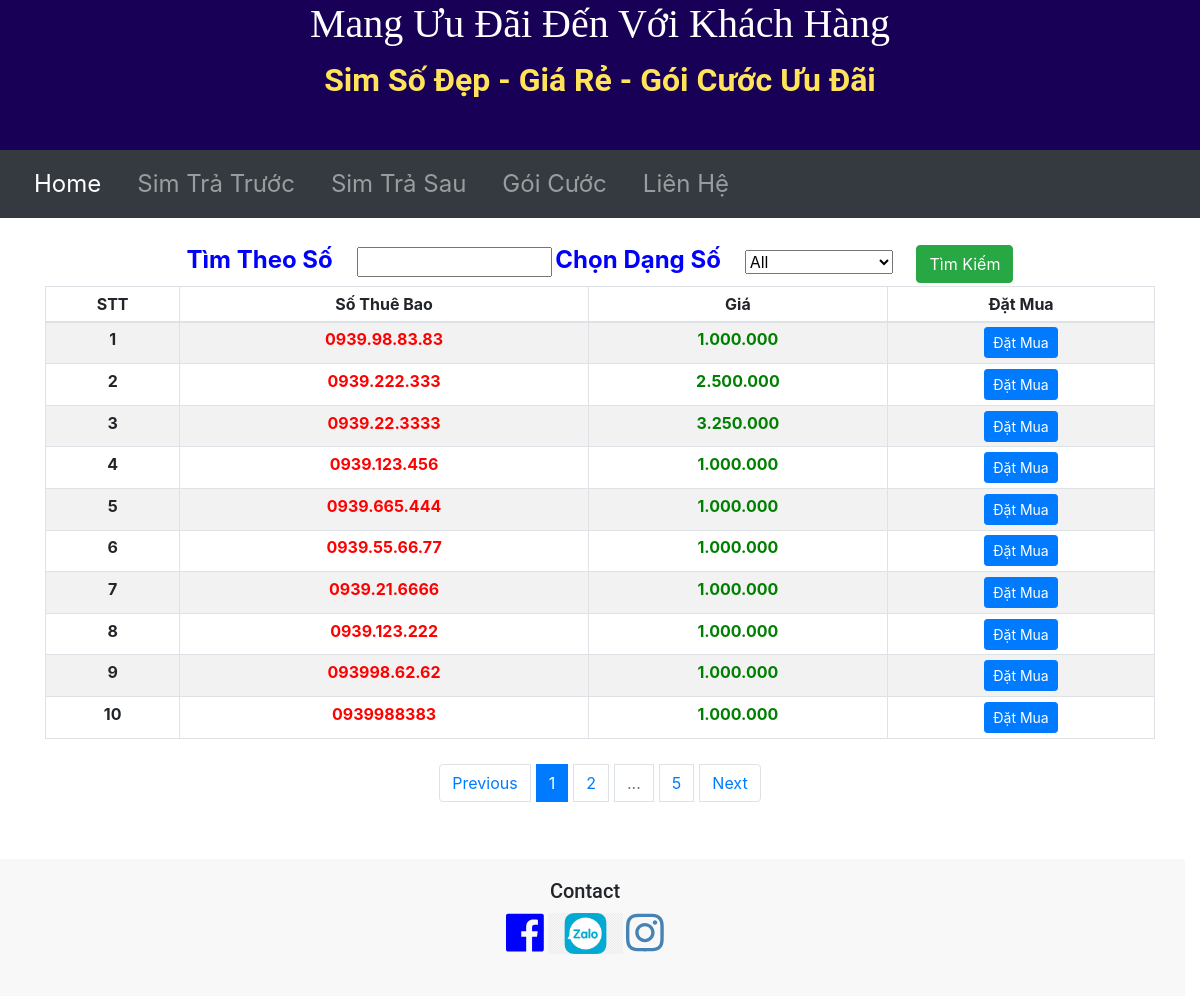
Page /tratruoc on the committed database.
### main.py (models this page shows)
class SimSo(db.Model):
    id = db.Column(db.Integer, primary_key=True)
    sothuebao = db.Column(db.String(250), nullable=False)
    gia = db.Column(db.String(250), nullable=False)
    dangso = db.Column(db.String(250), nullable=False)

### main.py (the view, shortened to what this page needs)
@app.route("/tratruoc", methods=['GET', 'POST'], defaults={"page": 1})
@app.route('/tratruoc/<int:page>',methods=["GET","POST"])
def tratruoc(page):
    page = page
    pages = 10
    all_sim = SimSo.query.paginate(page,pages,error_out=False)
    dangso = request.args.get('dangso')
    socantim = request.args.get('socantim')
    if dangso != "" and dangso !=None and dangso != "All":
        all_sim = SimSo.query.filter_by(dangso=dangso).paginate(page, pages, error_out=False)
        return render_template('tratruoc.html', all_sim=all_sim, dangso=dangso)
    elif socantim != "" and socantim != None:
        search = "%{}%".format(socantim)
        all_sim = SimSo.query.filter(SimSo.sothuebao.like(search)).paginate(page, pages, error_out=False)
        return render_template('tratruoc.html', all_sim=all_sim, socantim=socantim)
    return render_template('tratruoc.html', all_sim = all_sim, dangso="All")

### templates/tratruoc.html (shortened to what this page needs)
{% include "header.html" %}
<!DOCTYPE html>
<html lang="en" dir="ltr">
<head>
  <link href="{{ url_for('static', filename='css/styles.css')}}" rel="stylesheet">
  <link rel="stylesheet" href="https://cdn.jsdelivr.net/npm/bootstrap@4.6.0/dist/css/bootstrap.min.css">
</head>
<body>
<div class="container ">
  <form class="timso" action="" method="post">
      <div class="col-lg-12">
          <label for=""class="chonsim">Tìm Theo Số</label>
          <input type="text" size="14" name="socantim" value="{{socantim}}" class="btn-timso">
    <label for="cars" class="chonsim">Chọn Dạng Số</label>
    <select name="cars" id="cars" >
      <option  value="{{dangso}}">{{ dangso }}</option>
    </select>
      <button type="submit" class="btn btn-success">Tìm Kiếm</button><br>
  </div>
  </form>
  <div class="bang-tt">
    <table class="table table-sm table-bordered table-striped">
      <thead>
        <tr>
          <th scope="col-3">STT</th>
          <th scope="col-3">Số Thuê Bao</th>
          <th scope="col-3">Giá</th>
          <th scope="col-3">Đặt Mua</th>
        </tr>
      </thead>
      <tbody>
        {% for sim in all_sim.items %}
        <tr>
          <th scope="row">{{loop.index}}</th>
          <td class="stb">{{ sim.sothuebao }}</td>
          <td class="price">{{ sim.gia }}</td>
          <td><a href="{{url_for('show_tt', stb=sim.sothuebao, gia = sim.gia) }}"><button type="submit" class="btn btn-primary btn-sm">Đặt Mua </button></a></td>
        </tr>
      {% endfor %}
      </tbody>
    </table>
    <form>
    <nav aria-label="Page navigation example">
  <ul class="pagination justify-content-center">
    {% if all_sim.has_prev %}
      <li class="page-item"><a class="page-link" href="{{ url_for('tratruoc', page=all_sim.prev_num, dangso=dangso, socantim=socantim) }}">Previous</a></li>
    {% else %}
      <li class="page-item"><a class="page-link" href="">Previous</a></li>
    {% endif %}
    {% for page in all_sim.iter_pages(left_edge=2, right_edge=1,left_current=1, right_current=1) %}
     {% if page %}
        {% if page==all_sim.page %}
          <li class="page-item active" ><a class="page-link" href="{{ url_for('tratruoc', page=page, dangso=dangso, socantim=socantim) }}" >{{ page }}</a></li>
        {% else %}
          <li class="page-item" ><a class="page-link" href="{{ url_for('tratruoc', page=page, dangso=dangso, socantim=socantim) }}" >{{ page }}</a></li>
        {% endif %}
      {% else %}
          <li class="page-item disabled" ><a class="page-link" href="" >...</a></li>
    {% endif %}
     {% endfor %}
    {% if all_sim.has_next %}
      <li class="page-item"><a class="page-link" href="{{ url_for('tratruoc', page=all_sim.next_num, dangso=dangso, socantim=socantim) }}">Next</a></li>
    {% else %}
      <li class="page-item"><a class="page-link" href="">Next</a></li>
    {% endif %}
  </ul>
</nav>
      </form>
  </div>
</div>
</body>
{% include "footer.html" %}
</html>

### templates/header.html (shortened to what this page needs)
<!DOCTYPE html>
<html lang="en" dir="ltr">
<head>
  <link href="{{ url_for('static', filename='css/styles.css')}}" rel="stylesheet">
  <link rel="stylesheet" href="https://cdn.jsdelivr.net/npm/bootstrap@4.6.0/dist/css/bootstrap.min.css">
</head>
<body>
  <div class="title">
    <h1>Mang Ưu Đãi Đến Với Khách Hàng</h1>
    <p class="noidung">Sim Số Đẹp - Giá Rẻ - Gói Cước Ưu Đãi</p>
  </div>
<div class="container-fluid px-0">
  <nav class="navbar navbar-expand-sm navbar-dark bg-dark">
    <div class="collapse navbar-collapse" id="navbarText">
      <ul class="navbar-nav">
        <li class="nav-item active">
          <a class="nav-link" href="{{ url_for('home') }}">Home <span class="sr-only">(current)</span></a>
        </li>
        <li class="nav-item">
          <a class="nav-link" href="{{ url_for('tratruoc', index=1) }}">Sim Trả Trước</a>
        </li>
        <li class="nav-item">
          <a class="nav-link" href="{{ url_for('trasau', index=1) }}">Sim Trả Sau</a>
        </li>
        <li class="nav-item">
          <a class="nav-link" href="{{ url_for('goicuoc', index=1) }}">Gói Cước</a>
        </li>
        <li class="nav-item">
          <a class="nav-link" href="#footer" target="">Liên Hệ</a>
        </li>
      </ul>
    </div>
  </nav>
    </div>
</body>
</html>

### templates/footer.html (shortened to what this page needs)
<!DOCTYPE html>
<html lang="en" dir="ltr">
<head>
  <link href="{{ url_for('static', filename='css/styles.css')}}" rel="stylesheet">
  <link rel="stylesheet" href="https://cdn.jsdelivr.net/npm/bootstrap@4.6.0/dist/css/bootstrap.min.css">
</head>
<body>
<br>
<div class="row footer" id="footer">
  <div class="col-lg-12">
  <h5>Contact</h5>
    <a href="https://www.facebook.com/profile.php?id=100069628273752"> <i class="fab fa-facebook fa-3x " id="icon-fb"></i></a>
    <a href="{{ url_for('contact') }}"><img src="{{ url_for('static', filename='zalopng.png') }}" id="icon-zalo"></a>
    <a href="https://www.instagram.com/cuongpython2021/"> <i class="fab fa-instagram fa-3x" id="icon-mail"></i></a>
    </div>
</div>
</body>
</html>

### static/css/styles.css (style rules this page uses)
body { font-size: 16px; font-family: 'Merriweather', serif; position: relative; padding-left: 0px; }
.title { background-color: #170055; padding-bottom: 30px; text-align: center; font-family: 'Roboto', sans-serif; }
h1 { color: #fff; font-family: 'Merriweather', serif; }
.noidung { color: #FFE459; font-weight: bolder; font-size: 2rem; }
.page-item { margin: 5px 3px 5px 3px; }
.bang-tt { width: 45%; margin: auto; margin-top: 1%; }
.row { margin: auto; width: 100% ; }
#navbarText { font-size: 1.5rem; }
.nav-link { margin: 0px 10px; color: #353535; }
.navbar { background-color: #ffca44; }
.stb { color: red; font-weight: bold; }
.price { color: green; font-weight:bolder; }
.footer { background-color: #F8F8F8; text-align: center; font-size: 0.9rem; margin-top: 1%; height: auto; font-family: 'Roboto', sans-serif; padding: 20px 20px; }
.timso { color: blue; font-weight: bolder; font-size: 1rem; text-align: center; }
.chonsim { padding-right: 20px; font-size: 1.5rem; }
#cars { margin-right: 20px; padding-right: 40px; }
.pagination { margin-top: 20px; }
.container { position: relative; text-align: center; margin-top: 2%; }
p { color: grey; }
#icon-mail { color: #4682B4; }
#icon-zalo { width: 75px; margin-bottom: 22px; }
#icon-fb { color: blue; }
@media screen and (max-width: 1200px) { .bang-tt { font-size: 1rem; width: 100%; margin:auto; } }

### rows in the picture
SimSo: sothuebao "0939.98.83.83", gia "1.000.000"
SimSo: sothuebao "0939.222.333", gia "2.500.000"
SimSo: sothuebao "0939.22.3333", gia "3.250.000"
SimSo: sothuebao "0939.123.456", gia "1.000.000"
SimSo: sothuebao "0939.665.444", gia "1.000.000"
SimSo: sothuebao "0939.55.66.77", gia "1.000.000"
SimSo: sothuebao "0939.21.6666", gia "1.000.000"
SimSo: sothuebao "0939.123.222", gia "1.000.000"
SimSo: sothuebao "093998.62.62", gia "1.000.000"
SimSo: sothuebao "0939988383", gia "1.000.000"

### other values in the picture
{{ page }} "1"
{{ page }} "2" "5"
form field cars "All"
